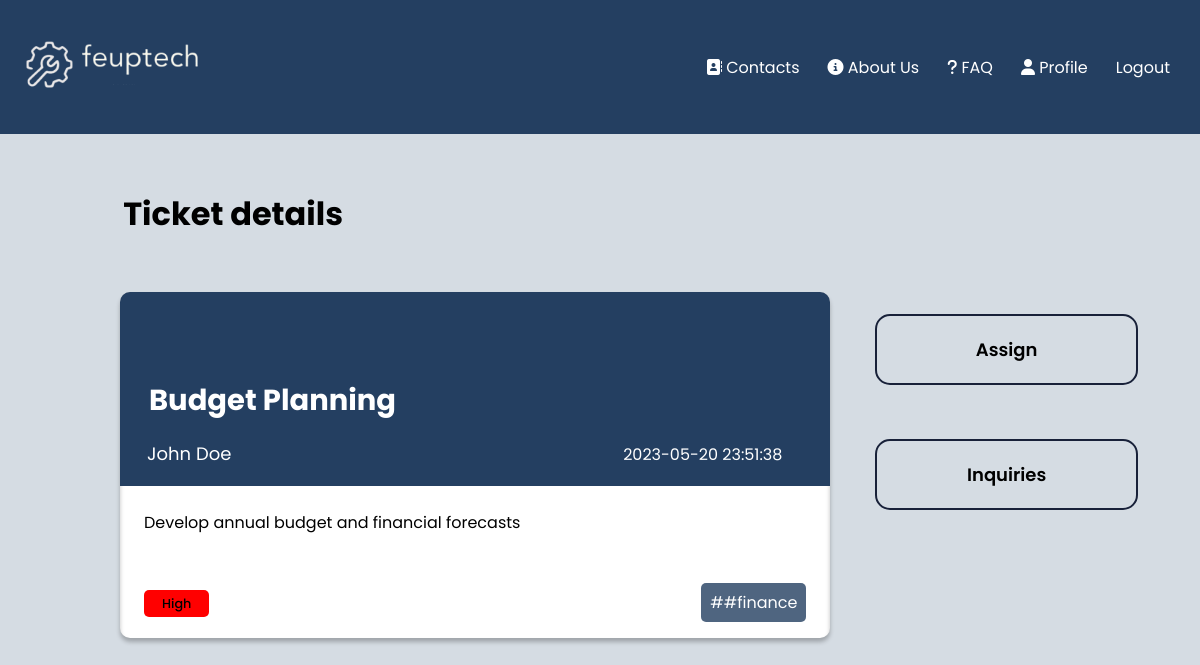
/pages/ticket_detail.php?ticket=4 (signed in), run on the app's committed database.
### tables this page shows
CREATE TABLE tickets(

    idTicket integer primary key AUTOINCREMENT,
    title text NOT NULL,
    description text,
    status text,
    idAgent text references Agents(idAgent),
    idClient text references Clients(idClient),
    department text references department(title),
    priority text,
    hashtag text,
    date datetime
);

CREATE TABLE users(
    idUser integer primary key AUTOINCREMENT,
    email text UNIQUE,
    name text NOT NULL,
    username text UNIQUE NOT NULL,
    password text NOT NULL
);

### pages/ticket_detail.php (called while the page is built, shortened)
<?php
    require_once(__DIR__ . '/../database/connection.db.php');
    include '../database/ticket.class.php';
    include '../database/user.class.php';
    include '../utils/session.php';
    include '../templates/tickets.tpl.php';
    include '../templates/ticket_detail.tpl.php';
    $session = new Session();
    $db = getDatabaseConnection();
    $user = User::getUserWithId($db, $session->getID());
    $ticket = $user->getTicketWithID($db, $_GET['ticket']);
    drawTicketDetail($db, $ticket, $user);
?>

### database/ticket.class.php (called while the page is built, shortened)
<?php
     class Ticket{
        public string $status;
        public string $priority;
        public function __construct(int $idTicket, string $title, string $status,
          string $description, string $department, string $priority, string $hashtag, string $date, string $idClient, int $idAgent){
            $this->idTicket = $idTicket;
            $this->title = $title;
            $this->status = $status;
            $this->description = $description;
            $this->priority = $priority;
            $this->hashtag = $hashtag;
            $this->date = $date;
            $this->idClient = $idClient;
        }
        public function getStatus(){
            return $this->status;
        }
        public function getPriority(){
            return $this->priority;
        }
    }
?>

### database/user.class.php (called while the page is built, shortened)
<?php
     class User{
        public string $name;
        public function __construct(int $id, string $email, string $name, string $username){
            $this->id = $id;
            $this->name = $name;
        }
        public function getName(){
            return $this->name;
        }
        public function getTicketWithID($db, $id){
            $stmt = $db->prepare('SELECT idTicket, date, title, status, description, department, priority, idClient, idAgent, hashtag FROM tickets WHERE idTicket = ?');
            $stmt->execute([$id]);
            $ticketRows = $stmt->fetchAll(PDO::FETCH_ASSOC);
            $row = $ticketRows[0];
            $ticket = new Ticket(
                $row['idTicket'],
                $row['title'],
                $row['status'],
                $row['description'],
                $row['department'],
                $row['priority'],
                strval($row['hashtag']),
                $row['date'],
                $row['idClient'],
                intval($row['idAgent']),
            );
            return $ticket;
        }
        static function getUserWithID(PDO $db, int $id) : ?User {
            $stmt = $db->prepare('
                SELECT u.idUser, u.email, u.name, u.username
                FROM users u JOIN admins a ON u.idUser = a.idAdmin
                WHERE u.idUser = ?');
            $stmt->execute(array($id));
            $row = $stmt->fetch(PDO::FETCH_ASSOC);
            if ($row !== false) {
                return new Admin($row['idUser'], $row['email'], $row['name'], $row['username']);
            }
            $stmt = $db->prepare('
                SELECT u.idUser, u.email, u.name, u.username
                FROM users u JOIN agents a ON u.idUser = a.idAgent
                WHERE u.idUser = ?');
            $stmt->execute(array($id));;
            $row = $stmt->fetch(PDO::FETCH_ASSOC);
            if ($row !== false) {
                return new Agent($row['idUser'], $row['email'], $row['name'], $row['username']);
            }
            $stmt = $db->prepare('
                SELECT idUser, email, name, username
                FROM users
                WHERE idUser = ?');
            $stmt->execute(array($id));
            $row = $stmt->fetch(PDO::FETCH_ASSOC);
            if ($row !== false) {
                return new Client($row['idUser'],$row['email'], $row['name'], $row['username']);
            }
            return null;
            }
     }
?>

### utils/session.php (called while the page is built, shortened)
<?php
class Session{
      public function getID() : ?int {
        return isset($_SESSION['id']) ? $_SESSION['id'] : null;
      }
}
?>

### templates/ticket_detail.tpl.php (the view, shortened to what this page needs)
<?php function drawTicketDetail($db,Ticket $ticket, User $user) {
    $client = User::getUserWithId($db, $ticket->idClient);
    $name = "";
    if ($client) {
        $name = $client->getName();
    } else {
        $name = "Unknown User";
    }
    ?>
    <h1 class="details">Ticket details</h1>
        <main class = "all">
            <section class="box">
                <div class="content">
                    <h1 class="title"><?php echo $ticket->title ?></h1>
                    <div class ="try">
                        <h3 class="author"><?php echo $name?></h3>
                        <p class="date"><?php echo $ticket->date ?></p>
                    </div>
                </div>
                <p class="description"><?php echo $ticket->description ?></p>
                <div class = "end">
                    <p class="ticket-priority"><?php
                    $priority = $ticket->getPriority();
                    if ($priority === 'High') {
                              echo '<span class="high">' . $priority . '</span>';
                          } elseif ($priority === 'Medium') {
                              echo '<span class="medium">' . $priority . '</span>';
                          } elseif ($priority === 'Low') {
                              echo '<span class="low">' . $priority . '</span>';
                          }
                          ?></p>
                    <div class = "hashtags">
                        <p class="hashtag"><?php echo '#' . $ticket->hashtag ?></p>
                    </div>
                </div>
            </section>
            <section class="assign">
            <?php
            $status = $ticket->getStatus();
            if ($user->id !== $client->id && $status === 'Opened') {
                echo '<button class="button-assign role="button" id="button">Assign</button>';
            }
            ?>
            <br>
                <a href="../pages/inquiries.php?ticket=<?php echo urlencode($ticket->idTicket) ?>"><button class="button-assign" role="button">Inquiries</button></a>
            </section>
        </main>
    </body>
</html>
<?php } ?>

### css/tickets_style.css (style rules this page uses)
body { font-family: 'Poppins'; background-color: #D5DCE3; }
.box { width: 100%; max-width: 1150px; margin: 5% auto; background-color: white; border-radius: 10px; display: flex; flex-direction: column; }
.ticket-priority { font-weight: 500; margin-right: 10px; }
.high { background-color: red; padding: 5px 18px; border-radius: 5px; font-size: 0.8em; }

### css/tickets_all.css (style rules this page uses)
body { font-family: 'Poppins'; background-color: #D5DCE3 }
h1 { margin-top: 3em; margin-left: 1.5em; }

### css/ticketsDetail_style.css (style rules this page uses)
body { font-family: 'Poppins'; background-color: #D5DCE3; }
.box { width: 60%; max-width: 1150px; margin-left: 7em; margin-top: 2em; margin-right: 0; background-color: white; border-radius: 10px; display: flex; flex-direction: column; box-shadow: 0px 4px 4px rgba(0, 0, 0, 0.25), inset 0px 4px 4px rgba(0, 0, 0, 0.25); }
.details { margin-top: 2em; margin-left: 3.6em; }
.all { display: flex; flex-direction: row; height: 100%; }
.button-assign { appearance: none; background-color: transparent; border: 2px solid #182139; border-radius: 15px; box-sizing: border-box; color: black; cursor: pointer; display: inline-block; font-size: 18px; font-weight: 600; font-family: 'Poppins'; line-height: normal; margin: 0; margin-top: 3em; min-height: 60px; min-width: 0; outline: none; padding: 20px 90px; text-align: center; text-decoration: none; transition: all 300ms cubic-bezier(.23, 1, 0.32, 1); user-select: none; -webkit-user-select: none; touch-action: manipulation; will-change: transform; width: 100%; align-self: start; }
.assign { margin-left: 45px; }
.title { margin-left: 1em; font-size: 29px; margin-bottom: 0em; }
.author { margin-left: 1.5em; font-weight: 400; font-size: large; }
.box p { margin-left: 1.5em; }
.date { position: relative; bottom: 2.7em; text-align: end; margin-right: 3em; }
.try { margin-bottom: -2.5em; }
.content { background-color: #243f61; color: white; border-radius: 10px 10px 0px 0px; }
.description { margin-bottom: 0; margin-top: 1.5em; margin-right: 1.5em; }
.end { display: flex; flex-direction: row; justify-content: space-between; align-items: center; margin-top: 2em; margin-right: 1.5em; }
.hashtags { display: flex; flex-wrap: wrap; gap: 0.5em; }
.hashtag { background-color: rgba(36, 63, 97, .8); padding: 7px 9px; color: white; border-radius: 5px; }

### data on the page
tickets: title "Budget Planning", date "2023-05-20 23:51:38", description "Develop annual budget and financial forecasts", priority "High", hashtag "#finance"
users: name "John Doe"
